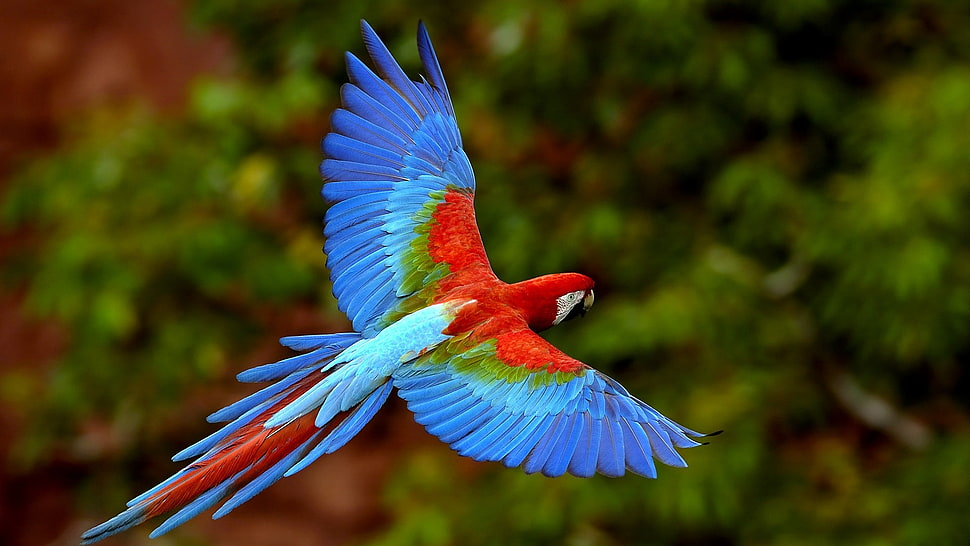
#> input picture PyLearn7-Assignment34/color image to grayscale image/input/macaw.jpg, 970 x 546 px
$ python color_to_grayscale.py
#> lines starting #> are read from the running program, lines starting #| are printed output that depends on the picture
#> further down, image is the input picture: shape (546, 970, 3); mean B, G, R 31.4, 62.5, 64.3
import cv2
import numpy as np

def pycolor2gray(image):

    image = cv2.cvtColor(image, cv2.COLOR_BGR2RGB)
    rows, cols, _ = image.shape
#> rows = 546; cols = 970

    R, G, B = cv2.split(image)
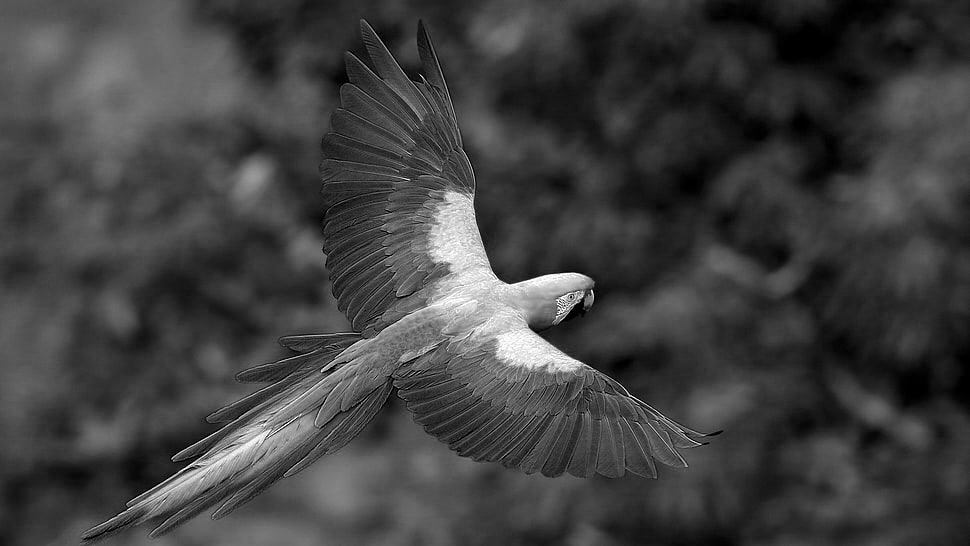
#> R: shape (546, 970); min 0, max 255, mean 64.3
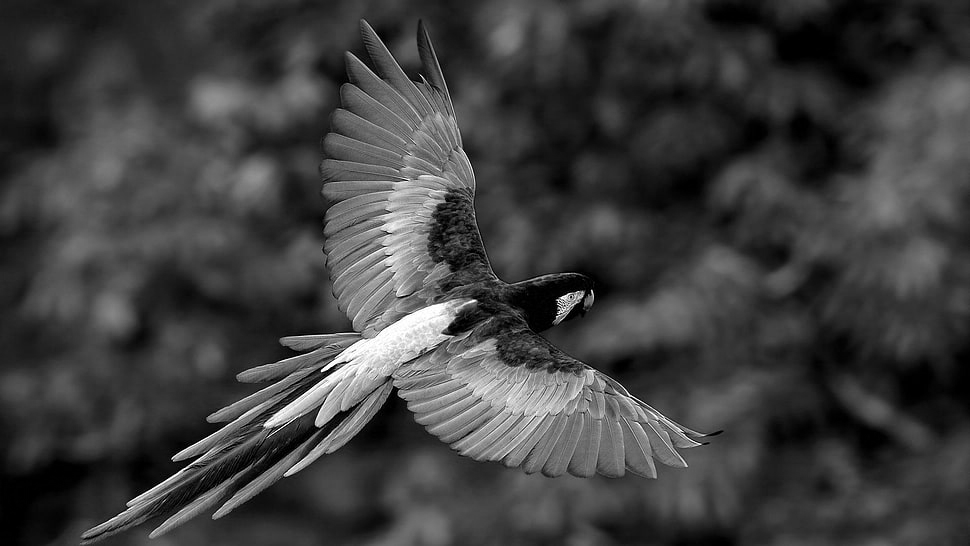
#> G: shape (546, 970); min 0, max 255, mean 62.5
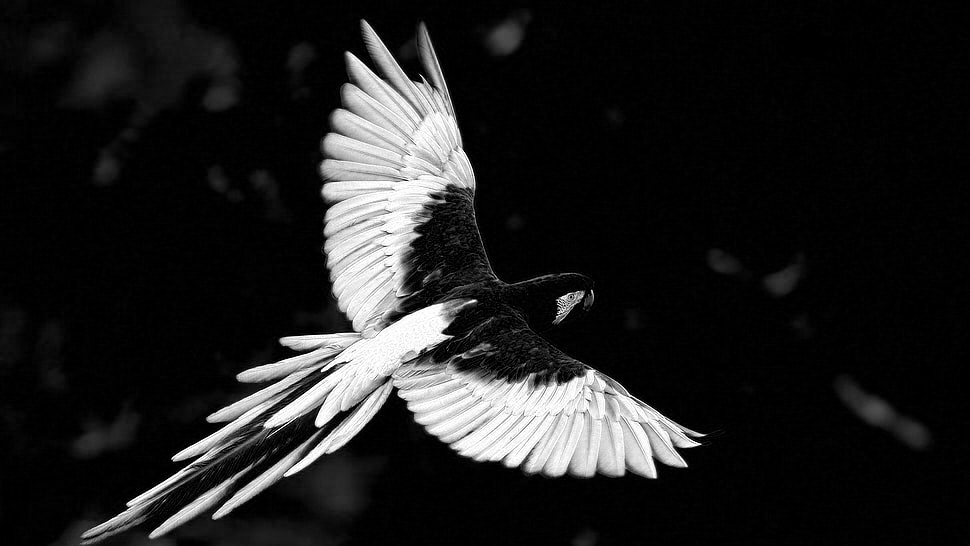
#> B: shape (546, 970); min 0, max 255, mean 31.4

    result = np.zeros((rows, cols), dtype=np.uint8)

    for row in range(rows):
        for col in range(cols):
            result[row, col] = R[row, col]//3 + G[row, col]//3 + B[row, col]//3
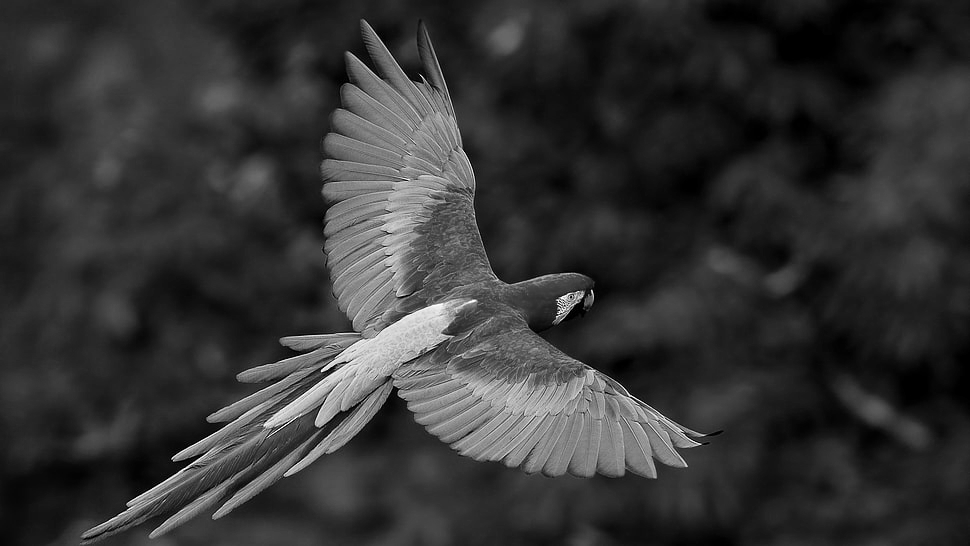
#> result: shape (546, 970); min 0, max 255, mean 51.8

    cv2.imshow("", result)
    cv2.waitKey(0)
    return result


image = cv2.imread("input/macaw.jpg")
gray_image = pycolor2gray(image)
cv2.imwrite("output/gray image.jpg", gray_image)
